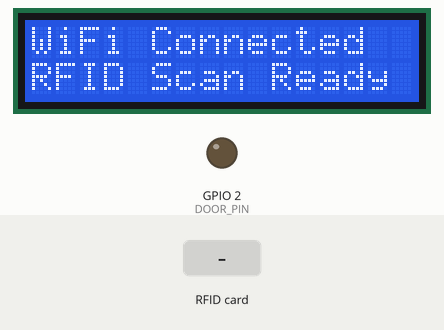
Recording of a sketch running on a simulated ESP32. On the bench: 16×2 character LCD, output pins drawn as LEDs (lit = HIGH). The inputs (shaded band) are chosen by the test bench. WiFi joins after 1.5 s; servers stay silent unless stated; uploads are accepted with an empty reply; EEPROM starts erased; what the sketch prints to the serial monitor is not drawn.

Above: at 4.8 s.
4.9 s: RFID card 12 34 AB CD held to the reader
At 5.8 s:
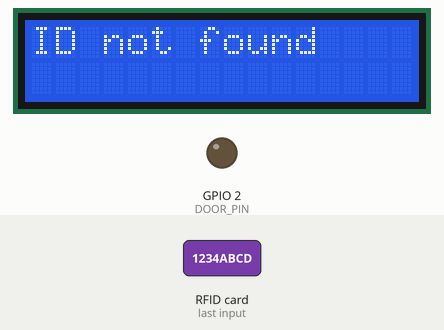
At 8.7 s:
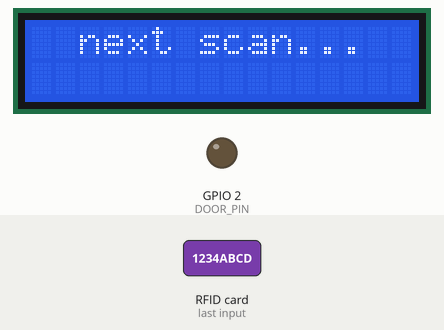
9.6 s: RFID card 87 00 00 00 held to the reader
At 10.32 s:
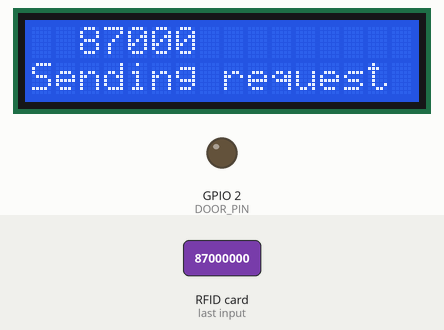
Timing chart, 0 to 12.6 s (numbered marks = the images above; inputs shaded):
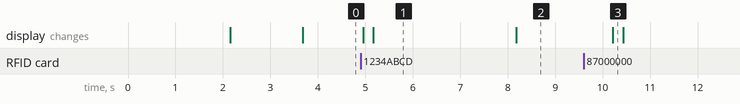

The sketch:

esp32rfidv3b.ino
```cpp
#include <WiFi.h>
#include <HTTPClient.h>
#include <SPI.h>
#include <MFRC522.h>
#include <LiquidCrystal_I2C.h>
#include <Wire.h>
#include <EEPROM.h>
#define EEPROM_SIZE 35

#define SS_PIN 4
#define RST_PIN 5
#define DOOR_PIN 2

MFRC522 mfrc522(SS_PIN, RST_PIN);
MFRC522::StatusCode status;
LiquidCrystal_I2C lcd(0x27,16,2);


/********************************************************************************/
//Things to change
const char * ssid = "pixel6";
const char * password = "1234abcd";
String GOOGLE_SCRIPT_ID = "AKfycbyAWFlUwAT0WHGq4hlxU4It26oQgnqVmHKNXn8AH9WzwLKxBnqnQ-kTtTrumpF8ziU1";

const int sendInterval = 2000;
/********************************************************************************/

String roomLoc="jaya1r5";
String userid;
int eepromOffset = 0;
int eepromOffset2 = 16;

void setup() {
//=========
  lcd.init();
  lcd.clear();
  lcd.backlight();      // Make sure backlight is on

  // Print a message on both lines of the LCD.
  lcd.setCursor(2,0);   //Set cursor to character 2 on line 0
  lcd.print("Online");

  lcd.setCursor(2,1);   //Move cursor to character 2 on line 1
  lcd.print("RFID");
  delay(2000);
//===========
 EEPROM.begin(EEPROM_SIZE);

   //===
  Serial.begin(115200);
  delay(10);

    // SSD1306_SWITCHCAPVCC = generate display voltage from 3.3V internally

  pinMode(DOOR_PIN, OUTPUT);

  SPI.begin();        // Init SPI bus
  mfrc522.PCD_Init(); // Init MFRC522

  WiFi.mode(WIFI_STA);
  WiFi.begin(ssid, password);

  Serial.println("Started");
  Serial.print("Connecting");
  //=====
  lcd.clear();
  lcd.setCursor(2,0);   //Set cursor to character 2 on line 0
  lcd.print("Connecting...");
//======
  while (WiFi.status() != WL_CONNECTED) {
    delay(500);
    Serial.print(".");
  }
Serial.println(WiFi.localIP());
Serial.println("Connected to WiFi");
 //=====
  lcd.clear();
  lcd.setCursor(0,0);   //Set cursor to character 0 on line 0
  lcd.print("WiFi Connected");
  lcd.setCursor(0,1);   //Set cursor to character 0 on line 0
  lcd.print("RFID Scan Ready");
//======

}

void loop() {

  if (!mfrc522.PICC_IsNewCardPresent())
  {
    return;
  }

  // Select one of the cards
  if (!mfrc522.PICC_ReadCardSerial())
  {
    return;
  }
  //=====


String RFuserid;
for (byte i = 0; i < mfrc522.uid.size; i++) {

  RFuserid += String(mfrc522.uid.uidByte[i], HEX);
}
RFuserid.toUpperCase();
userid=RFuserid;
Serial.print("rfid uid: ");
Serial.println(userid );

Serial.println("----- ");

Serial.println("----- ");
//=====
  lcd.clear();
  lcd.setCursor(2,0);   //Set cursor to character 2 on line 0
  lcd.print(userid);
//======

  connectToGoogle(userid);
  Serial.println("waiting for next scan...");

  //=====
  lcd.clear();
  lcd.setCursor(2,0);   //Set cursor to character 2 on line 0
  lcd.print("next scan...");
//======
  delay(sendInterval);
}


void connectToGoogle(String userId) {

   HTTPClient http;

   String url="https://script.google.com/macros/s/"+GOOGLE_SCRIPT_ID+"/exec?value1="+userId;
   Serial.println(url);
   Serial.println("Making a request");

      lcd.setCursor(0,1);   //
      lcd.print("Sending request");

   http.begin(url.c_str()); //Specify the URL
   http.setFollowRedirects(HTTPC_STRICT_FOLLOW_REDIRECTS);
   int httpCode = http.GET();
//=============================================
   String payload;
    if (httpCode > 0) { //Check for the returning code
        payload = http.getString();

        Serial.print("httpCode: ");
        Serial.println(httpCode);
        Serial.println(payload);
        if (httpCode == 200) {
          handleDataFromGoogle(payload);
        }
      }
    else {
      Serial.println("Error on HTTP request");
           //=====
      lcd.clear();
      lcd.setCursor(0,0);   //
      lcd.print("Error on");
      lcd.setCursor(0,1);   //
      lcd.print("HTTP request");
      checkAccEeprom(userid);
      delay(3000);
    }
      http.end();

//=================================================
}

void handleDataFromGoogle(String data)
{
  String uid1;
  String uid2;

  String data1;
  String data2;

  char input_string1[25]; /*String length defined*/
  char input_string2[10]; /*String length defined*/

  char buffer[35];
  data.toCharArray(buffer, data.length() + 1);
  sscanf(buffer, "%[^#]#%s" , input_string1,input_string2); /*sscanf function is used to read input string*/

  data1=input_string1;
  data2=input_string2;


  //=============================

  if(data1.equalsIgnoreCase("no"+roomLoc))
  {
    //beep(5);
     Serial.println("denied");
      //=====
  lcd.clear();
  lcd.setCursor(0,0);   //
  lcd.print("access denied!");
  checkInEeprom(userid);
  delay(3000);
//======
  }
  else if(data1.equalsIgnoreCase("yes"+roomLoc))
  {

    Serial.println("unlocked...");
     //=====
  lcd.clear();
  lcd.setCursor(0,0);   //
  lcd.print("access granted");
//======
  openDoor();
  //check eeprom
     readStringFromEEPROM(eepromOffset, &uid1);
     readStringFromEEPROM(eepromOffset2, &uid2);

     Serial.print("eeprom1: ");
     Serial.println(uid1);

     Serial.print("eeprom2: ");
     Serial.println(uid2);

    if(data2.equalsIgnoreCase("user1")){
      Serial.println("trying to write eeprom");
      if(userid!=uid1){
        //write to add 1
        Serial.print("writing eeprom user1 with: ");
        Serial.println(userid);
         writeStringToEEPROM(eepromOffset, userid);
        //int str2AddrOffset = writeStringToEEPROM(str1AddrOffset, str2);
      }

    }else if(data2=="user2"){
      if(userid!=uid2){
        //write to add 2
         Serial.print("writing eeprom user2 with: ");
         Serial.println(userid);
         writeStringToEEPROM(eepromOffset2, userid);
      }

      }


  //==

  } else {
    lcd.clear();
    lcd.setCursor(0,0);   //
    lcd.print("ID not found");
    checkInEeprom(userid);
    delay(3000);

  }
}

void checkInEeprom(String exId){

  String uid1;
  String uid2;
  String resetId = "87000000";
     readStringFromEEPROM(eepromOffset, &uid1);
     readStringFromEEPROM(eepromOffset2, &uid2);

     if(exId.equalsIgnoreCase(uid1)){
       //reset
       writeStringToEEPROM(eepromOffset, resetId);

     } else if(exId.equalsIgnoreCase(uid2)){
       //reset
       writeStringToEEPROM(eepromOffset2, resetId);

     }

}

void checkAccEeprom(String userid){

  String uid1;
  String uid2;
 // String resetId = "87000000";
     readStringFromEEPROM(eepromOffset, &uid1);
     readStringFromEEPROM(eepromOffset2, &uid2);

     if(userid.equalsIgnoreCase(uid1)){
       //reset
          Serial.println("unlocked from eeprom...");
     //=====
  lcd.clear();
  lcd.setCursor(0,0);   //
  lcd.print("access granted");
  lcd.setCursor(0,1);   //
  lcd.print("from eeprom");
       openDoor();

     } else if(userid.equalsIgnoreCase(uid2)){
       //reset
        Serial.println("unlocked from eeprom...");
     //=====
  lcd.clear();
  lcd.setCursor(0,0);   //
  lcd.print("access granted");
  lcd.setCursor(0,1);   //
  lcd.print("from eeprom");
       openDoor();

     }

}
void openDoor()
{
  digitalWrite(DOOR_PIN,HIGH);
  delay(2000);
  digitalWrite(DOOR_PIN,LOW);
}


int writeStringToEEPROM(int addrOffset, const String &strToWrite)
{
  byte len = strToWrite.length();
  EEPROM.write(addrOffset, len);
  for (int i = 0; i < len; i++)
  {
    EEPROM.write(addrOffset + 1 + i, strToWrite[i]);
  }
  return addrOffset + 1 + len;
}
int readStringFromEEPROM(int addrOffset, String *strToRead)
{


  int newStrLen = EEPROM.read(addrOffset);

  if (newStrLen > 16) {
     newStrLen  = 5;
  }

  char data[newStrLen + 1];


  for (int i = 0; i < newStrLen; i++)
  {
    data[i] = EEPROM.read(addrOffset + 1 + i);

  }
  data[newStrLen] = '\0'; // !!! NOTE !!! Remove the space between the slash "/" and "0" (I've added a space because otherwise there is a display bug)
  *strToRead = String(data);
  return addrOffset + 1 + newStrLen;
}
```

Measured:
- after the input at 4.9 s, the display: first changes after 0.05 s (image 1 shows a later state)
- after the input at 9.6 s, the display: changes after 0.62 s (image 3)
- what the display in image 1 shows lasts 3.0 s, from 5.2 s to 8.2 s
